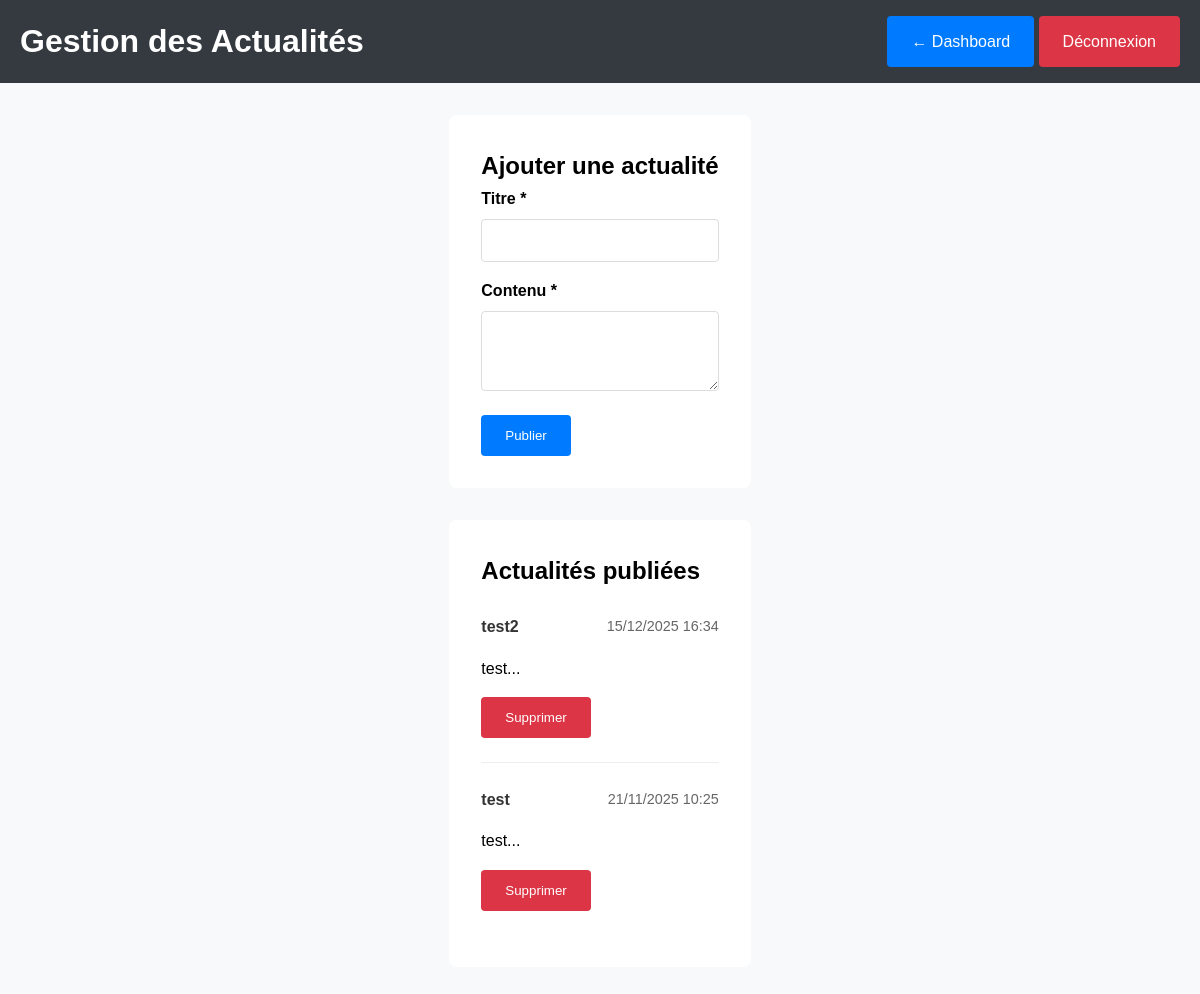
Screenshot of /admin/actualites_admin.php (signed in) with the database file from the repository.
### tables this page shows
CREATE TABLE `actualites` (
  `id` int(11) NOT NULL AUTO_INCREMENT,
  `titre` varchar(200) NOT NULL,
  `contenu` text NOT NULL,
  `date_publication` timestamp NOT NULL DEFAULT current_timestamp(),
  `actif` tinyint(1) DEFAULT 1,
  PRIMARY KEY (`id`)
);

### admin/actualites_admin.php (the view, shortened to what this page needs)
<?php
require_once '../config.php';
try {
    $actualites = $pdo->query("SELECT * FROM actualites ORDER BY date_publication DESC")->fetchAll();
} catch(Exception $e) {
    $actualites = [];
}
?>
<!DOCTYPE html>
<html lang="fr" class="admin-page">
<head>
    <link rel="stylesheet" href="../assets/style.css">
</head>
<body>
    <header class="admin-header">
        <div class="container">
            <h1>Gestion des Actualités</h1>
            <div>
                <a href="dashboard.php" class="admin-btn">← Dashboard</a>
                <a href="logout.php" class="admin-btn btn-danger">Déconnexion</a>
            </div>
        </div>
    </header>
    <div class="admin-container">
        <div class="form-section">
            <h2>Ajouter une actualité</h2>
            <form method="post">
                <div class="admin-form-group">
                    <label for="titre">Titre *</label>
                    <input type="text" id="titre" name="titre" required>
                </div>
                <div class="admin-form-group">
                    <label for="contenu">Contenu *</label>
                    <textarea id="contenu" name="contenu" required></textarea>
                </div>
                <button type="submit" class="admin-btn">Publier</button>
            </form>
        </div>
        <div class="actualites-list">
            <h2>Actualités publiées</h2>
            <?php if ($actualites): ?>
                <?php foreach ($actualites as $actu): ?>
                <div class="actualite-item">
                    <div class="actualite-header">
                        <div class="actualite-title"><?php echo htmlspecialchars($actu['titre']); ?></div>
                        <div class="actualite-date"><?php echo date('d/m/Y H:i', strtotime($actu['date_publication'])); ?></div>
                    </div>
                    <p><?php echo htmlspecialchars(substr($actu['contenu'], 0, 150)); ?>...</p>
                    <form method="post" style="margin-top: 1rem;">
                        <button type="submit" class="admin-btn btn-danger" onclick="return confirm('Supprimer ?')">Supprimer</button>
                    </form>
                </div>
                <?php endforeach; ?>
            <?php else: ?>
                <p>Aucune actualité.</p>
            <?php endif; ?>
        </div>
    </div>
</body>
</html>

### assets/style.css (style rules this page uses)
* { margin: 0; padding: 0; box-sizing: border-box; }
body { font-family: Arial, sans-serif; line-height: 1.6; min-height: 100vh; display: flex; flex-direction: column; }
.container { max-width: 1200px; margin: 0 auto; padding: 0 20px; }
header { background: #333; color: white; padding: 1rem 0; }
textarea { height: 100px; resize: vertical; }
body { font-family: Arial, sans-serif; }
.admin-page body { font-family: Arial, sans-serif; margin: 0; background: #f8f9fa; }
.admin-header { background: #343a40; color: white; padding: 1rem 0; }
.admin-header .container { max-width: 1200px; margin: 0 auto; padding: 0 20px; display: flex; justify-content: space-between; align-items: center; }
.admin-container { max-width: 1200px; margin: 0 auto; padding: 2rem 20px; }
.admin-btn { padding: 0.8rem 1.5rem; background: #007bff; color: white; border: none; border-radius: 4px; cursor: pointer; text-decoration: none; display: inline-block; }
.btn-danger { background: #dc3545; }
.form-section { background: white; padding: 2rem; border-radius: 8px; margin-bottom: 2rem; }
.admin-form-group { margin-bottom: 1rem; }
.admin-form-group label { display: block; margin-bottom: 0.5rem; font-weight: bold; }
.admin-form-group input, .admin-form-group textarea { width: 100%; padding: 0.8rem; border: 1px solid #ddd; border-radius: 4px; box-sizing: border-box; }
.admin-form-group textarea { height: 80px; resize: vertical; }
.pc-list, .actualites-list, .messages-list { background: white; padding: 2rem; border-radius: 8px; }
.actualite-item, .message-item { border-bottom: 1px solid #eee; padding: 1.5rem 0; }
.actualite-item:last-child, .message-item:last-child { border-bottom: none; }
.actualite-header, .message-header { display: flex; justify-content: space-between; align-items: center; margin-bottom: 1rem; }
.actualite-title, .message-name { font-weight: bold; color: #333; }
.actualite-date, .message-date { color: #666; font-size: 0.9rem; }

### rows the page displays
actualites: titre "test2", date_publication "15/12/2025 16:34", contenu "test"
actualites: titre "test", date_publication "21/11/2025 10:25", contenu "test"
